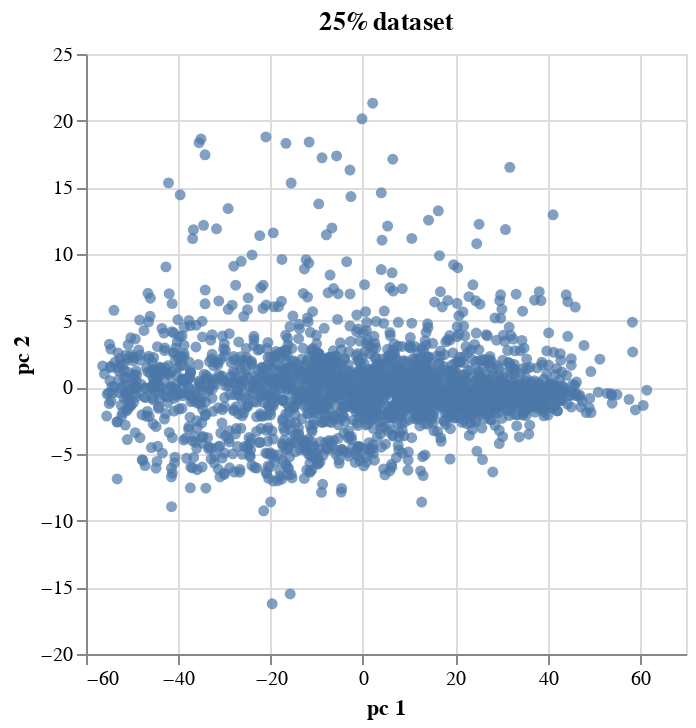

Notebook code for this chart:
### Markdown cell above
Repeat with 25% dataset (list_25_percent) for more data points

### Code cell
# select rows
pca25 = CRISPR_transpose.loc[list_25_percent].dropna()  #remove nan

# removing nan changed len from 186 to 139
print('Removing nan caused shape to change from', 
      CRISPR_transpose.loc[list_25_percent].shape,'to', pca25.shape) 

X_pca25 = StandardScaler().fit(pca25).transform(pca25)

pca25data = PCA(n_components = 2, random_state=0).fit_transform(X_pca25)
print(X_pca25.shape)

pca25Df = pd.DataFrame(data = pca25data, index=pca25.index ,columns = ['pc 1', 'pc 2'])
print(pca25Df.shape)

# visualize
chart25 = alt.Chart(pca25Df.reset_index()).mark_circle().encode(
    x='pc 1',
    y='pc 2',
    tooltip=['index','pc 1', 'pc 2'],
).properties(title='25% dataset')

chart25

### Figure 1 — Vega-Lite specification as saved in the notebook (floating-point values rounded to 4 significant figures; data arrays with more than 128 entries replaced by an {"elided": "..."} marker saying what was removed)
{"config": {"range": {"category": {"scheme": "category20"}}}, "data": {"name": "data-297b9f006eed98a8f3e0362ba62e768c"}, "mark": "circle", "encoding": {"tooltip": [{"type": "nominal", "field": "index"}, {"type": "quantitative", "field": "pc 1"}, {"type": "quantitative", "field": "pc 2"}], "x": {"type": "quantitative", "field": "pc 1"}, "y": {"type": "quantitative", "field": "pc 2"}}, "title": "25% dataset", "$schema": "https://vega.github.io/schema/vega-lite/v4.8.1.json", "datasets": {"data-297b9f006eed98a8f3e0362ba62e768c": {"elided": "2224 records"}}}
